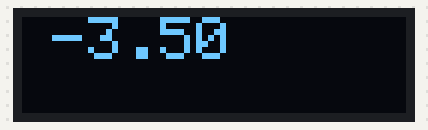
A sketch run on a simulated Arduino Uno, built with avr-gcc and run on an emulated ATmega328P. On the bench: 128×32 one-colour display. The display library's start-up logo is not drawn; what the sketch prints to the serial monitor is not drawn.

Above: at 2.6 s.
At 15.6 s:
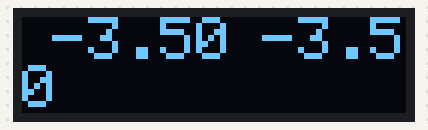

The sketch:

Thermocouple_testing.ino
```cpp
#include <Adafruit_SSD1306.h>
#include <splash.h>
#include <MAX6675.h>
#include <SPI.h>
#include <Wire.h>

#define SCREEN_WIDTH 128 // OLED display width, in pixels
#define SCREEN_HEIGHT 32 // OLED display height, in pixels
#define OLED_RESET -1

Adafruit_SSD1306 display(SCREEN_WIDTH, SCREEN_HEIGHT, &Wire, OLED_RESET);

#define CS_PIN 8
MAX6675 tcouple(CS_PIN);
double sum = 0.0;
int i = 0;

void setup()
{
  Serial.begin(9600);
  delay(500);
  Serial.println("MAX6675 thermocouple test");
  Serial.println();

  if(!display.begin(SSD1306_SWITCHCAPVCC, 0x3C)) { // Address 0x3C for 128x32
    Serial.println(F("SSD1306 allocation failed"));
}
  display.setTextSize(2); // Draw 2X-scale text
  display.setTextColor(WHITE);

  display.display();
  delay(2000); // Pause for 2 seconds

  // Clear the buffer
  display.clearDisplay();
}
void loop()
{
  double celsius = tcouple.readTempC();
  celsius=100.0/(100.5-3.5)*celsius-3.5; //calibrated values
  Serial.println("T in C=");
  Serial.println(celsius);

  display.clearDisplay();
  display.setCursor(10, 0);
  display.print(celsius);

  display.display();

  sum = sum + celsius;
  //Serial.println(sum);
  i++;
  if(i==50) {
    sum = sum/50.0;
    Serial.println("average in C=");
    Serial.println(sum);
    display.setCursor(80, 0);
    display.print(sum);
    i=0;
    sum=0.0;
    display.display();
    delay(2000);
  }
  delay(250);
}
```

Measured:
- what the display in image 0 shows lasts 12.9 s, from 2.6 s to 15.5 s
- what the display in image 1 shows lasts 2.3 s, from 15.5 s to 17.8 s
